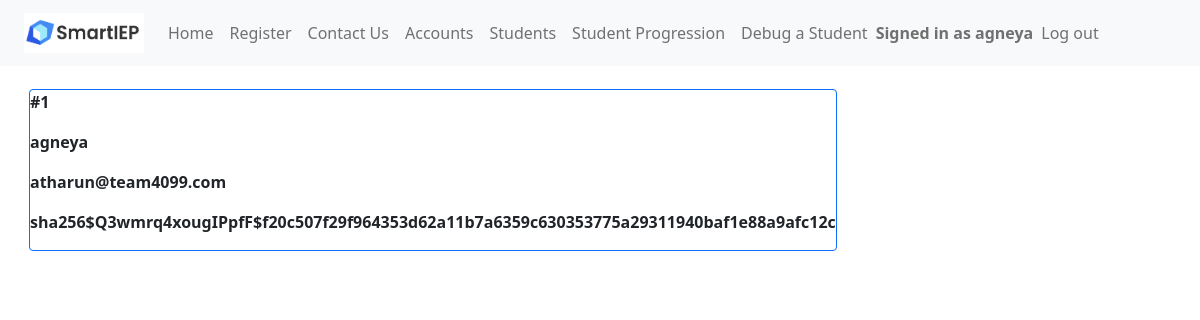
The app's page /accounts (signed in), older data.
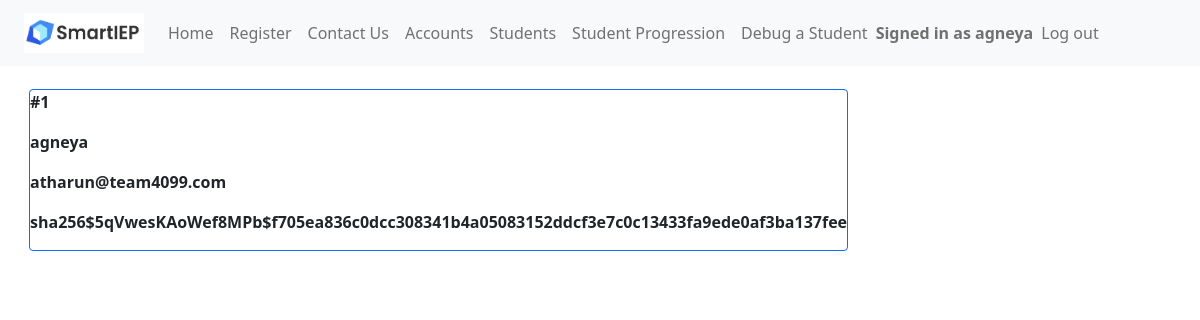
The same page, newer data.
### app.py (models this page shows, shortened)
class Accounts(UserMixin, db.Model):
	__tablename__ = 'accounts'
	account_id = db.Column(db.Integer, primary_key=True)
	callname = db.Column(db.String(200),nullable=False)
	username = db.Column(db.String(200),nullable=False)
	password = db.Column(db.String(200),nullable=False)

### app.py (the view)
@main.route("/accounts")
@login_required
def accounts():
	accounts = Accounts.query.all()
	return render_template('accounts.html',accounts=accounts)

### app.py (called while the page is built)
@login_manager.user_loader
def load_user(account_id):
    return Accounts.query.get(int(account_id))

@app.context_processor
def utility_processor():
	def parse_tasks(newData):
		if (newData != ""):
			goalArrays = []
			for i in range(MAX_GOALS):
				goalArrays.append([])
			parts = newData[:-1].split(";")
			counter = 0
			for part in parts:
				if part[1] == "[":
					part = re.sub("\[.*?\]","[]",part)
					part = part.replace("[","").replace("]","")
					goalArrays[counter].append(part)
					counter = counter + 1
			for part in parts:
				if part[1] == "(":
					goalKey = int(part[part.find("(")+1:part.find(")")])
					part = re.sub("\(.*?\)","()",part)
					part = part.replace("(","").replace(")","")
					goalArrays[goalKey].append(part)
			return goalArrays
		else:
			return []
	return dict(parse_tasks=parse_tasks)

@app.context_processor
def add_imports():
    return dict(json=json)

### templates/accounts.html (shortened to what this page needs)
<!DOCTYPE html>
<html lang="en">
    <head>
        <link href="https://cdn.jsdelivr.net/npm/bootstrap@5.0.2/dist/css/bootstrap.min.css" rel="stylesheet">
    </head>
    <header>
      {% include 'nav.html' %}
    </header>
    <body>
        <div class="content">
            {% for account in accounts %}
                <div class="m-4 border border-primary rounded">
                    <p><b>#{{ account.account_id }}</b></p>
                    <p><b>{{ account.callname }}</b></p>
                    <p><b>{{ account.username }}</b></p>
                    <p><b>{{ account.password }}</b></p>
                </div>
            {% endfor %}
        </div>
    </body>
</html>

### templates/nav.html (shortened to what this page needs)
<nav class="px-4 navbar fixed-top navbar-expand-lg navbar-light bg-light">
    <a class="navbar-brand" href="/"><img src="static\smartieplogo.png" width="120" height="40"></a>
    <div>
      <ul class="navbar-nav mr-auto">
        <li class="nav-item active">
          <a class="nav-link" href="/signin">Home</a>
        </li>
        <li class="nav-item">
          <a class="nav-link" href="/register">Register</a>
        </li>
        <li class="nav-item">
          <a class="nav-link" href="/contactus">Contact Us</a>
        </li>
        {% if current_user.is_authenticated %}
        <li class="nav-item">
          <a class="nav-link" href="/accounts">Accounts</a>
        </li>
        <li class="nav-item">
          <a class="nav-link" href="/students">Students</a>
        </li>
        <li class="nav-item">
          <a class="nav-link" href="/logs">Student Progression</a>
        </li>
        <li class="nav-item">
          <a class="nav-link" href="/terminatestudent">Debug a Student</a>
        </li>
        <span class="navbar-text navbar-right">
          <b>Signed in as {{ current_user.callname }}</b>
        </span>
        <li class="nav-item">
          <a class="nav-link" href="/logout">Log out</a>
        </li>
      </ul>
        {% endif %}
    </div>
  </nav>

### templates/accounts.html (style rules this page uses)
.content { margin: 5px; width: 100%; display: flex; flex-direction: row; flex-wrap: wrap; }
body { padding-top: 60px; }

Row changes from the older to the newer data that the page shows:
changed Accounts "agneya": password "sha256$Q3wmrq4xougIPpfF$f20c507f29f964353d62a11b7a6359c630353775a29311940baf1e88a9afc12c" → "sha256$5qVwesKAoWef8MPb$f705ea836c0dcc308341b4a05083152ddcf3e7c0c13433fa9ede0af3ba137fee"
